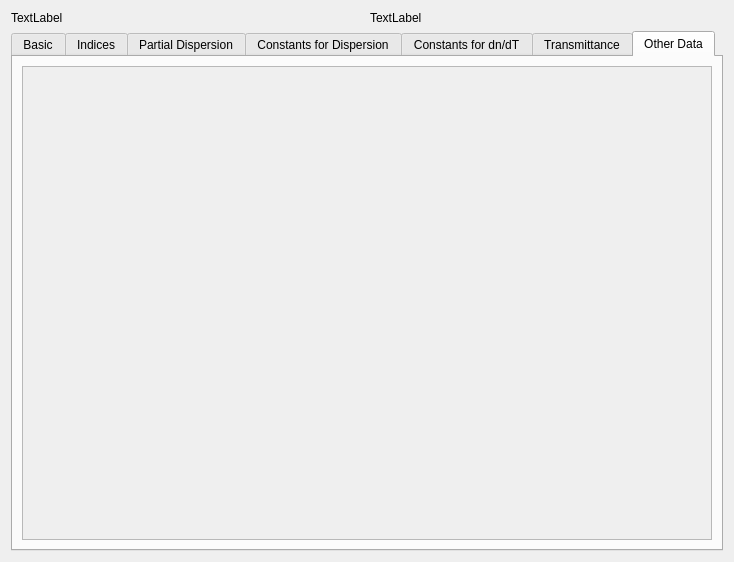
<?xml version="1.0" encoding="UTF-8"?>
<ui version="4.0">
 <class>GlassDataSheetForm</class>
 <widget class="QWidget" name="GlassDataSheetForm">
  <property name="geometry">
   <rect>
    <x>0</x>
    <y>0</y>
    <width>734</width>
    <height>562</height>
   </rect>
  </property>
  <property name="windowTitle">
   <string>Form</string>
  </property>
  <property name="locale">
   <locale language="English" country="UnitedStates"/>
  </property>
  <layout class="QGridLayout" name="gridLayout">
   <item row="0" column="0">
    <widget class="QLabel" name="label_GlassName">
     <property name="text">
      <string>TextLabel</string>
     </property>
    </widget>
   </item>
   <item row="0" column="1">
    <widget class="QLabel" name="label_Fundamental">
     <property name="text">
      <string>TextLabel</string>
     </property>
    </widget>
   </item>
   <item row="1" column="0" colspan="2">
    <widget class="QTabWidget" name="tabWidget">
     <property name="currentIndex">
      <number>6</number>
     </property>
     <widget class="QWidget" name="tab_Basic">
      <attribute name="title">
       <string>Basic</string>
      </attribute>
      <layout class="QGridLayout" name="gridLayout_6">
       <item row="0" column="0">
        <widget class="QScrollArea" name="scrollArea_Basic">
         <property name="widgetResizable">
          <bool>true</bool>
         </property>
         <widget class="QWidget" name="scrollAreaWidgetContents_Basic">
          <property name="geometry">
           <rect>
            <x>0</x>
            <y>0</y>
            <width>662</width>
            <height>449</height>
           </rect>
          </property>
         </widget>
        </widget>
       </item>
      </layout>
     </widget>
     <widget class="QWidget" name="tab_Indices">
      <attribute name="title">
       <string>Indices</string>
      </attribute>
      <layout class="QGridLayout" name="gridLayout_2">
       <item row="0" column="0">
        <widget class="QScrollArea" name="scrollArea">
         <property name="widgetResizable">
          <bool>true</bool>
         </property>
         <widget class="QWidget" name="scrollAreaWidgetContents">
          <property name="geometry">
           <rect>
            <x>0</x>
            <y>0</y>
            <width>662</width>
            <height>449</height>
           </rect>
          </property>
         </widget>
        </widget>
       </item>
      </layout>
     </widget>
     <widget class="QWidget" name="tab_Partial">
      <attribute name="title">
       <string>Partial Dispersion</string>
      </attribute>
      <layout class="QGridLayout" name="gridLayout_4">
       <item row="0" column="0">
        <widget class="QScrollArea" name="scrollArea_Partial">
         <property name="widgetResizable">
          <bool>true</bool>
         </property>
         <widget class="QWidget" name="scrollAreaWidgetContents_Partial">
          <property name="geometry">
           <rect>
            <x>0</x>
            <y>0</y>
            <width>662</width>
            <height>449</height>
           </rect>
          </property>
         </widget>
        </widget>
       </item>
      </layout>
     </widget>
     <widget class="QWidget" name="tab_Dispersion">
      <attribute name="title">
       <string>Constants for Dispersion</string>
      </attribute>
      <layout class="QGridLayout" name="gridLayout_3">
       <item row="0" column="0">
        <widget class="QScrollArea" name="scrollArea_Dispersion">
         <property name="widgetResizable">
          <bool>true</bool>
         </property>
         <widget class="QWidget" name="scrollAreaWidgetContents_Dispersion">
          <property name="geometry">
           <rect>
            <x>0</x>
            <y>0</y>
            <width>662</width>
            <height>449</height>
           </rect>
          </property>
         </widget>
        </widget>
       </item>
      </layout>
     </widget>
     <widget class="QWidget" name="tab_dndT">
      <attribute name="title">
       <string>Constants for dn/dT</string>
      </attribute>
      <layout class="QGridLayout" name="gridLayout_5">
       <item row="0" column="0">
        <widget class="QScrollArea" name="scrollArea_dndT">
         <property name="widgetResizable">
          <bool>true</bool>
         </property>
         <widget class="QWidget" name="scrollAreaWidgetContents_dndT">
          <property name="geometry">
           <rect>
            <x>0</x>
            <y>0</y>
            <width>662</width>
            <height>449</height>
           </rect>
          </property>
         </widget>
        </widget>
       </item>
      </layout>
     </widget>
     <widget class="QWidget" name="tab_Transmittance">
      <attribute name="title">
       <string>Transmittance</string>
      </attribute>
      <layout class="QGridLayout" name="gridLayout_7">
       <item row="0" column="0">
        <widget class="QScrollArea" name="scrollArea_Transmittance">
         <property name="widgetResizable">
          <bool>true</bool>
         </property>
         <widget class="QWidget" name="scrollAreaWidgetContents_Transmittance">
          <property name="geometry">
           <rect>
            <x>0</x>
            <y>0</y>
            <width>662</width>
            <height>449</height>
           </rect>
          </property>
         </widget>
        </widget>
       </item>
      </layout>
     </widget>
     <widget class="QWidget" name="tab_OtherData">
      <attribute name="title">
       <string>Other Data</string>
      </attribute>
      <layout class="QGridLayout" name="gridLayout_8">
       <item row="0" column="0">
        <widget class="QScrollArea" name="scrollArea_OtherData">
         <property name="widgetResizable">
          <bool>true</bool>
         </property>
         <widget class="QWidget" name="scrollAreaWidgetContents_OtherData">
          <property name="geometry">
           <rect>
            <x>0</x>
            <y>0</y>
            <width>662</width>
            <height>449</height>
           </rect>
          </property>
         </widget>
        </widget>
       </item>
      </layout>
     </widget>
    </widget>
   </item>
  </layout>
 </widget>
 <resources/>
 <connections/>
</ui>
